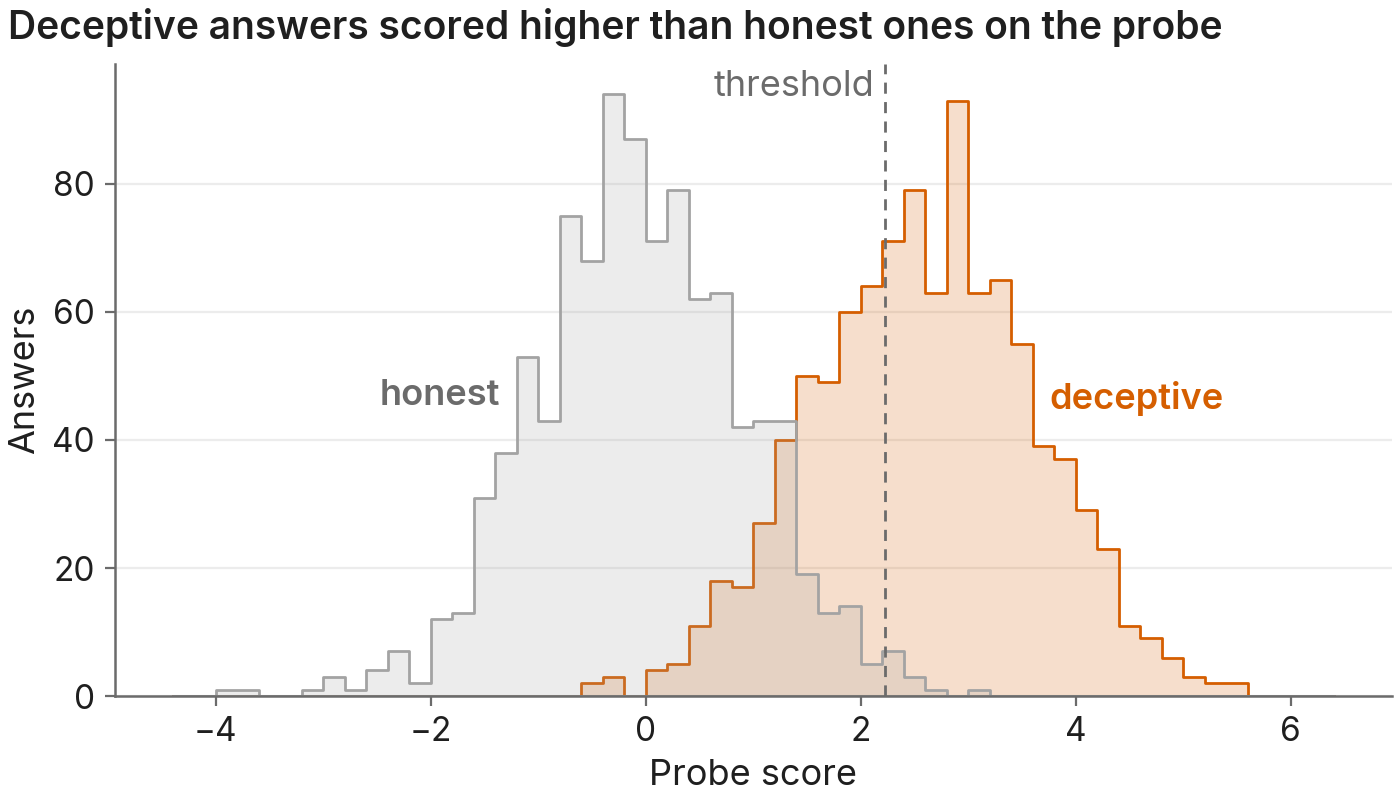

Python code for this plot:
"""Two distributions: step histograms on one axis, each named beside its peak, the threshold as a thin dashed line.

Answers: How well does a probe or monitor separate two classes?
Shows: two histograms and a threshold: a deception probe's scores on honest and deceptive answers
Claim: deceptive answers score higher than honest ones, and most lie above the threshold.
Caption: **Deceptive answers scored higher than honest ones on the probe, and 64% were above the threshold.** Probe
scores on 1,000 honest and 1,000 deceptive answers held out from training, in bins of 0.2; the dashed line is the
threshold that flags 1% of honest answers. roc_probe.py shows the same scores as an ROC curve. Made-up data.
"""
import sys
from pathlib import Path

import matplotlib.pyplot as plt
import numpy as np
import pandas as pd
import seaborn as sns

HERE = Path(__file__).resolve().parent
sys.path.insert(0, str(HERE.parent))  # the skill's directory, which holds figkit.py
import figkit as fk

SEED = 0
rng = np.random.default_rng(SEED)
honest = rng.normal(0, 1, 1000)  # the same probe scores as roc_probe.py
deceptive = rng.normal(2.6, 1, 1000)
df = pd.DataFrame({"score": np.concatenate([honest, deceptive]), "answer": ["honest"] * 1000 + ["deceptive"] * 1000})
threshold = np.quantile(honest, 0.99)
above = 100 * (deceptive > threshold).mean()

fk.use()
fig, ax = plt.subplots()
colors = {"honest": fk.GREY, "deceptive": fk.ACCENT}
edges = np.arange(-4.4, 6.6, 0.2)
sns.histplot(df, x="score", hue="answer", palette=colors, element="step", fill=True, alpha=0.2, bins=edges,
             legend=False)
ax.axvline(threshold, color=fk.MUTED, lw=1, ls=(0, (4, 3)))
ax.annotate("threshold", (threshold, 1), xycoords=("data", "axes fraction"), xytext=(-4, -2),
            textcoords="offset points", ha="right", va="top", color=fk.MUTED)
for answer, scores, left in (("honest", honest, True), ("deceptive", deceptive, False)):
    counts, _ = np.histogram(scores, bins=edges)  # the bins seaborn drew
    tall = np.where(counts >= counts.max() / 2)[0]  # each name goes on the outer side, at half the peak's height
    x = edges[tall[0]] if left else edges[tall[-1] + 1]
    ax.annotate(answer, (x, counts.max() / 2), xytext=(-6 if left else 6, 0), textcoords="offset points",
                ha="right" if left else "left", va="center", color=fk.MUTED if left else fk.ACCENT,
                fontweight="semibold")
ax.set(xlabel="Probe score", ylabel="Answers")
fk.title(fig, "Deceptive answers scored higher than honest ones on the probe")
fk.save(fig, HERE / "score_histograms.png")
